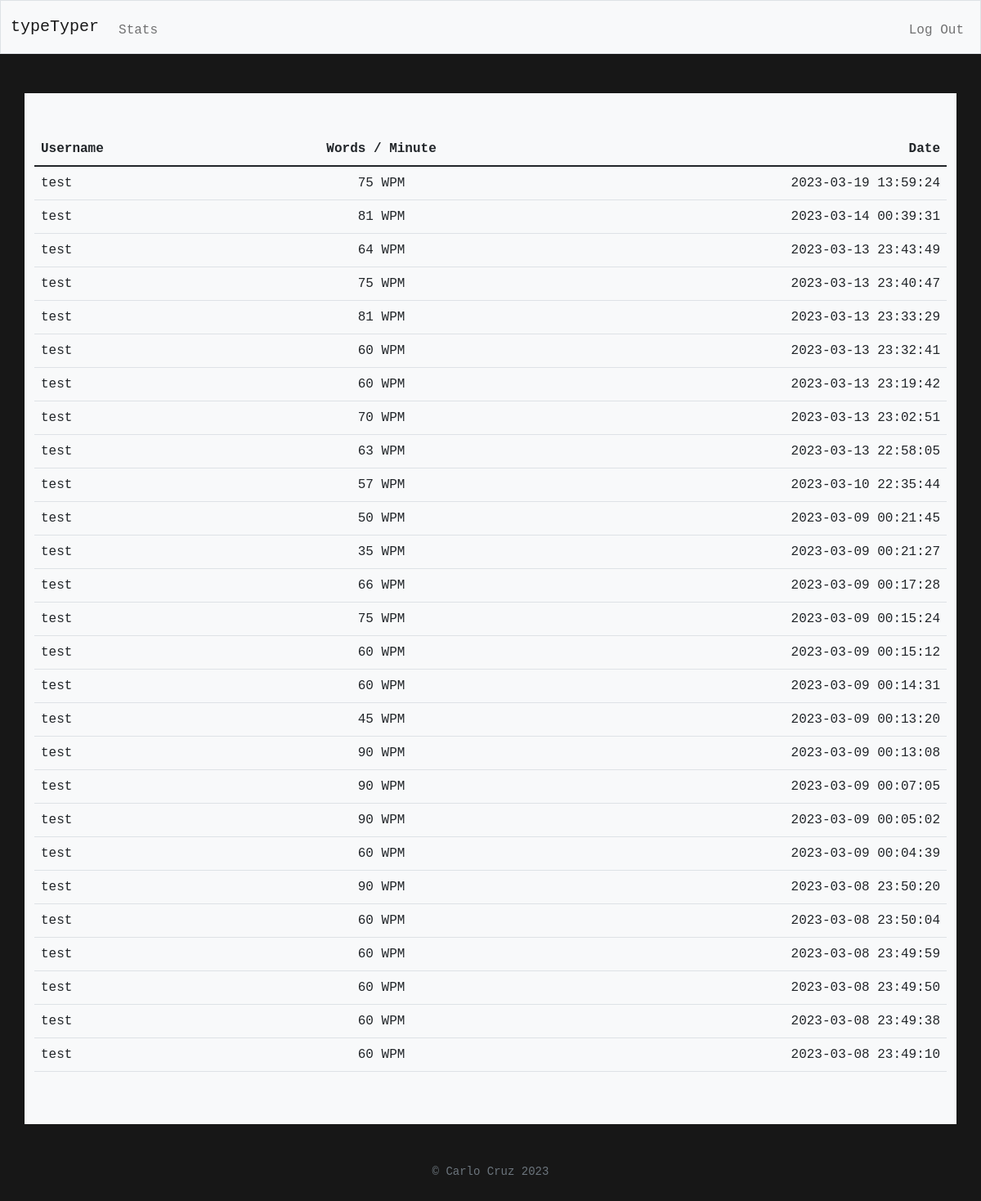
/stats (signed in), run on the app's committed database.
### tables this page shows
CREATE TABLE stats (id INTEGER PRIMARY KEY AUTOINCREMENT NOT NULL, user_id INTEGER NOT NULL, result TEXT NOT NULL, date TEXT NOT NULL);

CREATE TABLE users (id INTEGER PRIMARY KEY AUTOINCREMENT NOT NULL, username TEXT NOT NULL, hash TEXT NOT NULL);

### app.py (the view)
@app.route("/stats")
@login_required
def stats():
    results = db.execute("SELECT users.username, stats.result, stats.date FROM stats JOIN users ON users.id = stats.user_id WHERE stats.user_id = ? ORDER BY stats.date DESC;", session["user_id"])
    return render_template("stats.html", results=results)

### app.py (called while the page is built)
@app.after_request
def after_request(response):
    response.headers["Cache-Control"] = "no-cache, no-store, must-revalidate"
    response.headers["Expires"] = 0
    response.headers["Pragma"] = "no-cache"
    return response

### helpers.py (called while the page is built)
def login_required(f):
    @wraps(f)
    def decorated_function(*args, **kwargs):
        if session.get("user_id") is None:
            return redirect("/login")
        return f(*args, **kwargs)
    return decorated_function

### templates/stats.html (shortened to what this page needs)
{% extends "layout.html" %}
{% block main %}
    <main class="container py-5 text-center bg-light text-white">
        <table class="table">
            <thead>
                <tr>
                    <th class="text-start">Username</th>
                    <th class="text-center">Words / Minute</th>
                    <th class="text-end">Date</th>
                </tr>
            </thead>
            <tbody>
                {% for row in results %}
                    <tr>
                        <td class="text-start">{{ row.username }}</td>
                        <td class="text-center">{{ row.result }}</td>
                        <td class="text-end">{{ row.date }}</td>
                    </tr>
                {% endfor %}
            </tbody>
        </table>
    </main>
{% endblock %}

### templates/layout.html (shortened to what this page needs)
<!DOCTYPE html>
<html lang="en">
    <head>
        <link href="https://cdn.jsdelivr.net/npm/bootstrap@5.1.3/dist/css/bootstrap.min.css" rel="stylesheet">
        <link href="/static/styles.css" rel="stylesheet">
    </head>
    <body>
        <nav class="bg-light border navbar navbar-expand-md navbar-light">
            <div class="container-fluid">
                <a class="navbar-brand" href="/"><span class="red">typeTyper</span></a>
                <div class="collapse navbar-collapse" id="navbar">
                    {% if session["user_id"] %}
                        <ul class="navbar-nav me-auto mt-2">
                            <li class="nav-item"><a class="nav-link" href="/stats">Stats</a></li>
                        </ul>
                        <ul class="navbar-nav ms-auto mt-2">
                            <li class="nav-item"><a class="nav-link" href="/logout">Log Out</a></li>
                        </ul>
                    {% else %}
                        <ul class="navbar-nav ms-auto mt-2">
                            <li class="nav-item"><a class="nav-link" href="/register">Register</a></li>
                            <li class="nav-item"><a class="nav-link" href="/login">Log In</a></li>
                        </ul>
                    {% endif %}
                </div>
            </div>
        </nav>
        <main class="container-fluid py-5">
            {% block main %}{% endblock %}
        </main>
        <footer class="mb-5 small text-center text-muted">
            &#169; Carlo Cruz 2023
        </footer>
    </body>
</html>

### static/styles.css (style rules this page uses)
* { margin: 0; padding: 0; box-sizing: border-box; font-family: 'Courier New', monospace; }
body { background-color: #171717; }

### data on the page
stats: username "test", result "75 WPM", date "2023-03-19 13:59:24"
stats: username "test", result "81 WPM", date "2023-03-14 00:39:31"
stats: username "test", result "64 WPM", date "2023-03-13 23:43:49"
stats: username "test", result "75 WPM", date "2023-03-13 23:40:47"
stats: username "test", result "81 WPM", date "2023-03-13 23:33:29"
stats: username "test", result "60 WPM", date "2023-03-13 23:32:41"
stats: username "test", result "60 WPM", date "2023-03-13 23:19:42"
stats: username "test", result "70 WPM", date "2023-03-13 23:02:51"
stats: username "test", result "63 WPM", date "2023-03-13 22:58:05"
stats: username "test", result "57 WPM", date "2023-03-10 22:35:44"
stats: username "test", result "50 WPM", date "2023-03-09 00:21:45"
stats: username "test", result "35 WPM", date "2023-03-09 00:21:27"
stats: username "test", result "66 WPM", date "2023-03-09 00:17:28"
stats: username "test", result "75 WPM", date "2023-03-09 00:15:24"
stats: username "test", result "60 WPM", date "2023-03-09 00:15:12"
stats: username "test", result "60 WPM", date "2023-03-09 00:14:31"
stats: username "test", result "45 WPM", date "2023-03-09 00:13:20"
stats: username "test", result "90 WPM", date "2023-03-09 00:13:08"
stats: username "test", result "90 WPM", date "2023-03-09 00:07:05"
stats: username "test", result "90 WPM", date "2023-03-09 00:05:02"
stats: username "test", result "60 WPM", date "2023-03-09 00:04:39"
stats: username "test", result "90 WPM", date "2023-03-08 23:50:20"
stats: username "test", result "60 WPM", date "2023-03-08 23:50:04"
stats: username "test", result "60 WPM", date "2023-03-08 23:49:59"
stats: username "test", result "60 WPM", date "2023-03-08 23:49:50"
stats: username "test", result "60 WPM", date "2023-03-08 23:49:38"
stats: username "test", result "60 WPM", date "2023-03-08 23:49:10"
